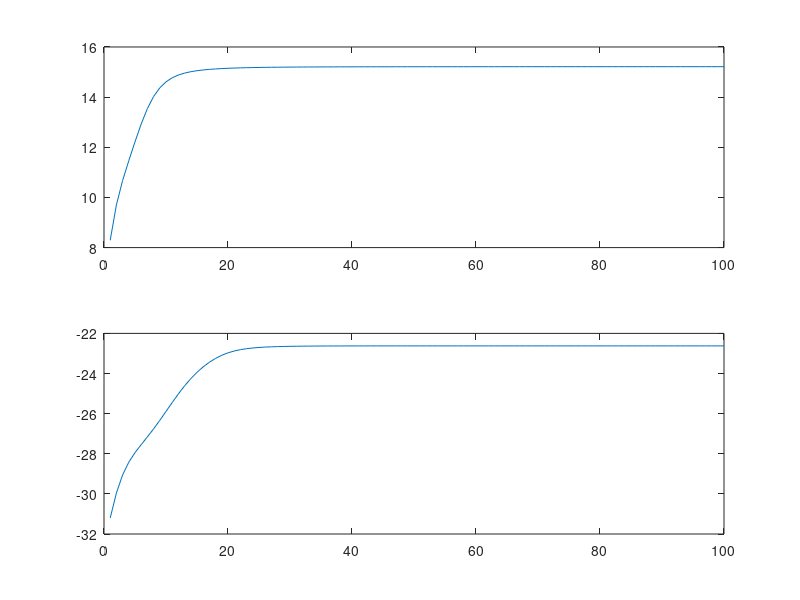

Source code (MATLAB):
clear;

K = 7;
N = 20;

rng('default');
rng(1);

a0 = exp(randn(K,1)); % log of tissue priors at some voxel (log-normal distribution)
a0 = a0/sum(a0); 
a0 = log(a0);

rng('default');
rng(2);

b = exp(randn(K,N)); % likelihoods 

rng('default');
rng(3);

c = exp(randn(K,N));  
c = bsxfun(@rdivide,c,sum(c)); % log of mixing weights
c = log(c);

%%
subplot(2,1,1);
ll = [];
a  = a0;
for i=1:100
    ea = exp(a);
    
    eab = bsxfun(@times,ea,b);
    r   = bsxfun(@rdivide,eab,sum(eab,1));
    r   = sum(r,2);
    
    a = log(1/N*sum(ea)*r + eps);

    ll = [ll; sum(log(sum(bsxfun(@times,ea,b),1)))]; plot(ll); drawnow;
end
disp(ll(end))

%%
subplot(2,1,2);
ll = [];
a  = a0;
for i=1:100
    ac  = bsxfun(@plus,a,c);    
    eac = exp(ac);
    
    eacb = bsxfun(@times,eac,b);
    
    r = bsxfun(@rdivide,eacb,sum(eacb,1));
    r = sum(r,2);
    
    p = 1./sum(eac,1);
    p = bsxfun(@times,p,exp(c)); % [1xN] x [KxN]
    p = sum(p,2);
    
    a = log(r./p + eps);

    ll = [ll; sum(log(sum(bsxfun(@times,eac,b),1)))]; plot(ll); drawnow;
end
disp(ll(end))